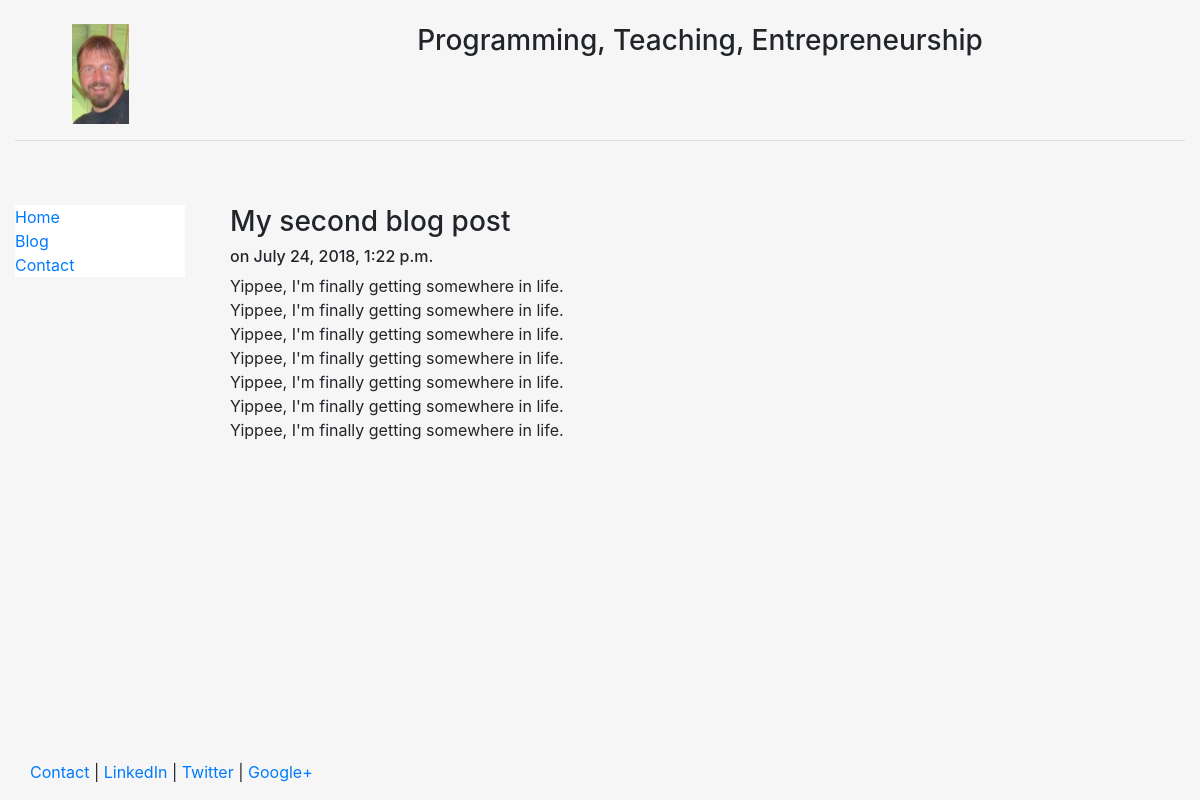
Page /blog/2 on the committed database.
### blog/models.py (models this page shows, shortened)
class Post( models.Model ):
	title = models.CharField( max_length=50 )
	body = models.TextField()
	date = models.DateTimeField()

### blog/templates/blog/post.html
{% extends "personal/header.html" %}
{% block content %}
	<h3>{{post.title}}</h3>
	<h6>on {{post.date}}</h6>
	{{post.body|safe|linebreaks}}
{% endblock %}

### personal/templates/personal/header.html (style rules this page uses)
html, body { height:100% }

### rows in the picture
Post: title "My second blog post", date "July 24, 2018, 1:22 p.m.", body "Yippee, I'm finally getting somewhere in life. Yippee, I'm finally getting somewhere in life. Yippee, I'm finally getting somewhere in life. Yippee, I'm finally getting somewhere in life. Yippee, I'm finally getting somewhere in life. Yippee, I'm finally getting somewhere in life. Yippee, I'm finally getting somewhere in life."
